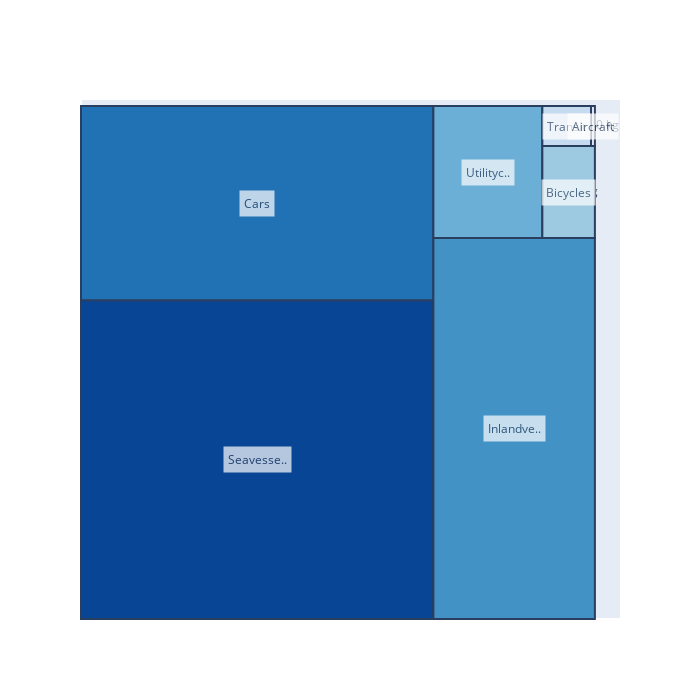

Notebook code cell kept with this figure:
### Code cell
stocks.TreeChart(mat,
                 cat = ['Class'],
                 year = 2017,
                 scale = 700,
                 lim=9,
                 )

### Figure 1 — Plotly figure (JSON) as saved in the notebook; plotly's stock layout.template omitted (floating-point values rounded to 4 significant figures)
{"data": [{"mode": "text", "text": ["15484093 kg", "9437986 kg", "8482248 kg", "1983026 kg", "667538 kg", "268150 kg", "20860 kg"], "type": "scatter", "x": [0.3429, 0.3429, 0.8429, 0.7917, 0.9489, 0.9452, 0.9963], "y": [0.3107, 0.8107, 0.3713, 0.8713, 0.8324, 0.9611, 0.9611]}], "layout": {"annotations": [{"bgcolor": "#ffffff", "borderpad": 4, "opacity": 0.7, "showarrow": false, "text": "Seavesse..", "x": 0.3429, "y": 0.3107}, {"bgcolor": "#ffffff", "borderpad": 4, "opacity": 0.7, "showarrow": false, "text": "Cars", "x": 0.3429, "y": 0.8107}, {"bgcolor": "#ffffff", "borderpad": 4, "opacity": 0.7, "showarrow": false, "text": "Inlandve..", "x": 0.8429, "y": 0.3713}, {"bgcolor": "#ffffff", "borderpad": 4, "opacity": 0.7, "showarrow": false, "text": "Utilityc..", "x": 0.7917, "y": 0.8713}, {"bgcolor": "#ffffff", "borderpad": 4, "opacity": 0.7, "showarrow": false, "text": "Bicycles", "x": 0.9489, "y": 0.8324}, {"bgcolor": "#ffffff", "borderpad": 4, "opacity": 0.7, "showarrow": false, "text": "Transit", "x": 0.9452, "y": 0.9611}, {"bgcolor": "#ffffff", "borderpad": 4, "opacity": 0.7, "showarrow": false, "text": "Aircraft", "x": 0.9963, "y": 0.9611}], "height": 700, "hovermode": "closest", "shapes": [{"fillcolor": "rgb(8,69,148)", "line": {"width": 2}, "type": "rect", "x0": 0, "x1": 0.6857, "y0": 0, "y1": 0.6213}, {"fillcolor": "rgb(33,113,181)", "line": {"width": 2}, "type": "rect", "x0": 0, "x1": 0.6857, "y0": 0.6213, "y1": 1}, {"fillcolor": "rgb(66,146,198)", "line": {"width": 2}, "type": "rect", "x0": 0.6857, "x1": 1, "y0": 0, "y1": 0.7426}, {"fillcolor": "rgb(107,174,214)", "line": {"width": 2}, "type": "rect", "x0": 0.6857, "x1": 0.8977, "y0": 0.7426, "y1": 1}, {"fillcolor": "rgb(158,202,225)", "line": {"width": 2}, "type": "rect", "x0": 0.8977, "x1": 1, "y0": 0.7426, "y1": 0.9222}, {"fillcolor": "rgb(198,219,239)", "line": {"width": 2}, "type": "rect", "x0": 0.8977, "x1": 0.9926, "y0": 0.9222, "y1": 1}, {"fillcolor": "rgb(239,243,255)", "line": {"width": 2}, "type": "rect", "x0": 0.9926, "x1": 1, "y0": 0.9222, "y1": 1.0}], "width": 700, "xaxis": {"showgrid": false, "showticklabels": false, "zeroline": true}, "yaxis": {"showgrid": false, "showticklabels": false, "zeroline": true}}}
